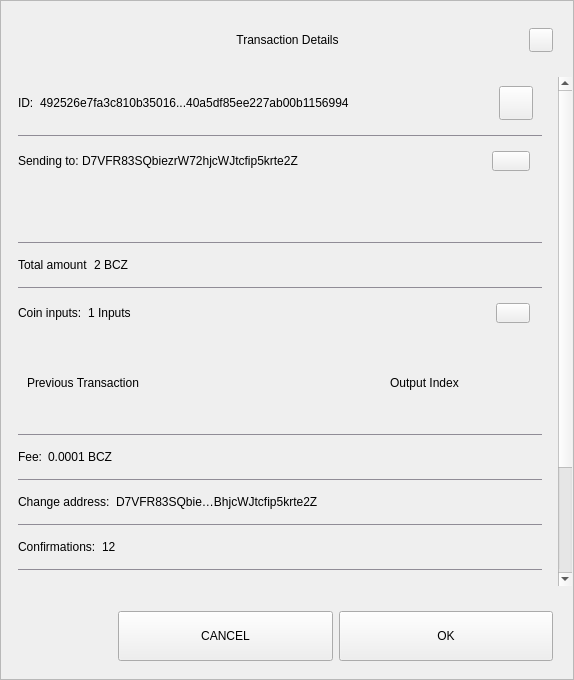
<?xml version="1.0" encoding="UTF-8"?>
<ui version="4.0">
 <class>TxDetailDialog</class>
 <widget class="QWidget" name="TxDetailDialog">
  <property name="geometry">
   <rect>
    <x>0</x>
    <y>0</y>
    <width>574</width>
    <height>680</height>
   </rect>
  </property>
  <property name="sizePolicy">
   <sizepolicy hsizetype="Preferred" vsizetype="Expanding">
    <horstretch>0</horstretch>
    <verstretch>0</verstretch>
   </sizepolicy>
  </property>
  <property name="minimumSize">
   <size>
    <width>574</width>
    <height>500</height>
   </size>
  </property>
  <property name="windowTitle">
   <string>Form</string>
  </property>
  <property name="styleSheet">
   <string notr="true"/>
  </property>
  <layout class="QVBoxLayout" name="verticalLayout_3">
   <property name="spacing">
    <number>0</number>
   </property>
   <property name="leftMargin">
    <number>0</number>
   </property>
   <property name="topMargin">
    <number>0</number>
   </property>
   <property name="rightMargin">
    <number>0</number>
   </property>
   <property name="bottomMargin">
    <number>0</number>
   </property>
   <item>
    <widget class="QFrame" name="frame">
     <property name="sizePolicy">
      <sizepolicy hsizetype="Preferred" vsizetype="Expanding">
       <horstretch>0</horstretch>
       <verstretch>0</verstretch>
      </sizepolicy>
     </property>
     <property name="styleSheet">
      <string notr="true"/>
     </property>
     <property name="frameShape">
      <enum>QFrame::StyledPanel</enum>
     </property>
     <property name="frameShadow">
      <enum>QFrame::Raised</enum>
     </property>
     <layout class="QVBoxLayout" name="verticalLayout">
      <property name="leftMargin">
       <number>0</number>
      </property>
      <property name="rightMargin">
       <number>0</number>
      </property>
      <item>
       <layout class="QHBoxLayout" name="horizontalLayout_3">
        <property name="spacing">
         <number>0</number>
        </property>
        <property name="leftMargin">
         <number>20</number>
        </property>
        <property name="topMargin">
         <number>10</number>
        </property>
        <property name="rightMargin">
         <number>20</number>
        </property>
        <item>
         <spacer name="horizontalSpacer_1">
          <property name="orientation">
           <enum>Qt::Horizontal</enum>
          </property>
          <property name="sizeHint" stdset="0">
           <size>
            <width>40</width>
            <height>20</height>
           </size>
          </property>
         </spacer>
        </item>
        <item>
         <widget class="QLabel" name="labelTitle">
          <property name="minimumSize">
           <size>
            <width>0</width>
            <height>40</height>
           </size>
          </property>
          <property name="maximumSize">
           <size>
            <width>16777215</width>
            <height>40</height>
           </size>
          </property>
          <property name="styleSheet">
           <string notr="true">padding-left:24px;</string>
          </property>
          <property name="text">
           <string>Transaction Details</string>
          </property>
          <property name="alignment">
           <set>Qt::AlignCenter</set>
          </property>
          <property name="margin">
           <number>7</number>
          </property>
         </widget>
        </item>
        <item>
         <spacer name="horizontalSpacer_2">
          <property name="orientation">
           <enum>Qt::Horizontal</enum>
          </property>
          <property name="sizeHint" stdset="0">
           <size>
            <width>40</width>
            <height>20</height>
           </size>
          </property>
         </spacer>
        </item>
        <item>
         <widget class="QPushButton" name="btnEsc">
          <property name="minimumSize">
           <size>
            <width>24</width>
            <height>24</height>
           </size>
          </property>
          <property name="maximumSize">
           <size>
            <width>24</width>
            <height>24</height>
           </size>
          </property>
          <property name="focusPolicy">
           <enum>Qt::NoFocus</enum>
          </property>
          <property name="text">
           <string/>
          </property>
         </widget>
        </item>
       </layout>
      </item>
      <item>
       <spacer name="verticalSpacer">
        <property name="orientation">
         <enum>Qt::Vertical</enum>
        </property>
        <property name="sizeType">
         <enum>QSizePolicy::Fixed</enum>
        </property>
        <property name="sizeHint" stdset="0">
         <size>
          <width>20</width>
          <height>10</height>
         </size>
        </property>
       </spacer>
      </item>
      <item>
       <widget class="QWidget" name="layoutScroll" native="true">
        <property name="minimumSize">
         <size>
          <width>0</width>
          <height>0</height>
         </size>
        </property>
        <layout class="QVBoxLayout" name="verticalLayout_4">
         <property name="leftMargin">
          <number>0</number>
         </property>
         <property name="topMargin">
          <number>0</number>
         </property>
         <property name="rightMargin">
          <number>0</number>
         </property>
         <item>
          <widget class="QScrollArea" name="scrollArea">
           <property name="styleSheet">
            <string notr="true">#scrollArea {
background:transparent;
}</string>
           </property>
           <property name="horizontalScrollBarPolicy">
            <enum>Qt::ScrollBarAlwaysOff</enum>
           </property>
           <property name="sizeAdjustPolicy">
            <enum>QAbstractScrollArea::AdjustIgnored</enum>
           </property>
           <property name="widgetResizable">
            <bool>true</bool>
           </property>
           <property name="alignment">
            <set>Qt::AlignLeading|Qt::AlignLeft|Qt::AlignTop</set>
           </property>
           <widget class="QWidget" name="scrollAreaWidgetContents">
            <property name="geometry">
             <rect>
              <x>0</x>
              <y>0</y>
              <width>556</width>
              <height>672</height>
             </rect>
            </property>
            <property name="autoFillBackground">
             <bool>false</bool>
            </property>
            <property name="styleSheet">
             <string notr="true">#scrollAreaWidgetContents {
background:transparent;
}</string>
            </property>
            <layout class="QVBoxLayout" name="verticalLayout_7">
             <property name="spacing">
              <number>0</number>
             </property>
             <property name="sizeConstraint">
              <enum>QLayout::SetDefaultConstraint</enum>
             </property>
             <property name="leftMargin">
              <number>0</number>
             </property>
             <property name="topMargin">
              <number>0</number>
             </property>
             <property name="rightMargin">
              <number>0</number>
             </property>
             <property name="bottomMargin">
              <number>0</number>
             </property>
             <item>
              <widget class="QWidget" name="content" native="true">
               <layout class="QVBoxLayout" name="verticalLayout_2">
                <property name="leftMargin">
                 <number>16</number>
                </property>
                <property name="topMargin">
                 <number>0</number>
                </property>
                <property name="rightMargin">
                 <number>16</number>
                </property>
                <item>
                 <widget class="QWidget" name="contentID" native="true">
                  <layout class="QHBoxLayout" name="horizontalLayout_12" stretch="0,1,0">
                   <property name="leftMargin">
                    <number>0</number>
                   </property>
                   <item>
                    <widget class="QLabel" name="labelId">
                     <property name="maximumSize">
                      <size>
                       <width>16777215</width>
                       <height>16777215</height>
                      </size>
                     </property>
                     <property name="text">
                      <string>ID:</string>
                     </property>
                    </widget>
                   </item>
                   <item>
                    <widget class="QLabel" name="textId">
                     <property name="text">
                      <string>492526e7fa3c810b35016...40a5df85ee227ab00b1156994</string>
                     </property>
                    </widget>
                   </item>
                   <item>
                    <widget class="QPushButton" name="pushCopy">
                     <property name="minimumSize">
                      <size>
                       <width>34</width>
                       <height>34</height>
                      </size>
                     </property>
                     <property name="maximumSize">
                      <size>
                       <width>34</width>
                       <height>34</height>
                      </size>
                     </property>
                     <property name="focusPolicy">
                      <enum>Qt::NoFocus</enum>
                     </property>
                     <property name="text">
                      <string/>
                     </property>
                     <property name="iconSize">
                      <size>
                       <width>24</width>
                       <height>24</height>
                      </size>
                     </property>
                    </widget>
                   </item>
                  </layout>
                 </widget>
                </item>
                <item>
                 <widget class="QLabel" name="labelDivider9">
                  <property name="maximumSize">
                   <size>
                    <width>16777215</width>
                    <height>1</height>
                   </size>
                  </property>
                  <property name="styleSheet">
                   <string notr="true">background-color:#908c96;</string>
                  </property>
                  <property name="text">
                   <string/>
                  </property>
                 </widget>
                </item>
                <item>
                 <widget class="QWidget" name="contentOutputs" native="true">
                  <layout class="QHBoxLayout" name="horizontalLayout_11" stretch="0,3,0">
                   <property name="spacing">
                    <number>0</number>
                   </property>
                   <property name="leftMargin">
                    <number>0</number>
                   </property>
                   <property name="rightMargin">
                    <number>12</number>
                   </property>
                   <item>
                    <widget class="QLabel" name="labelSend">
                     <property name="maximumSize">
                      <size>
                       <width>16777215</width>
                       <height>16777215</height>
                      </size>
                     </property>
                     <property name="text">
                      <string>Sending to: </string>
                     </property>
                    </widget>
                   </item>
                   <item>
                    <widget class="QLabel" name="textSend">
                     <property name="text">
                      <string>D7VFR83SQbiezrW72hjcWJtcfip5krte2Z </string>
                     </property>
                    </widget>
                   </item>
                   <item>
                    <widget class="QPushButton" name="pushOutputs">
                     <property name="minimumSize">
                      <size>
                       <width>34</width>
                       <height>20</height>
                      </size>
                     </property>
                     <property name="maximumSize">
                      <size>
                       <width>38</width>
                       <height>20</height>
                      </size>
                     </property>
                     <property name="focusPolicy">
                      <enum>Qt::NoFocus</enum>
                     </property>
                     <property name="styleSheet">
                      <string notr="true"/>
                     </property>
                     <property name="text">
                      <string/>
                     </property>
                    </widget>
                   </item>
                  </layout>
                 </widget>
                </item>
                <item>
                 <widget class="QScrollArea" name="outputsScrollArea">
                  <property name="minimumSize">
                   <size>
                    <width>0</width>
                    <height>50</height>
                   </size>
                  </property>
                  <property name="styleSheet">
                   <string notr="true">#outputsScrollArea {
background:transparent;
}</string>
                  </property>
                  <property name="widgetResizable">
                   <bool>true</bool>
                  </property>
                  <widget class="QWidget" name="container_outputs_base">
                   <property name="geometry">
                    <rect>
                     <x>0</x>
                     <y>0</y>
                     <width>522</width>
                     <height>48</height>
                    </rect>
                   </property>
                   <property name="styleSheet">
                    <string notr="true">#container_outputs_base {
background:transparent;
}</string>
                   </property>
                  </widget>
                 </widget>
                </item>
                <item>
                 <widget class="QLabel" name="labelDivider8">
                  <property name="maximumSize">
                   <size>
                    <width>16777215</width>
                    <height>1</height>
                   </size>
                  </property>
                  <property name="styleSheet">
                   <string notr="true">background-color:#908c96;</string>
                  </property>
                  <property name="text">
                   <string/>
                  </property>
                 </widget>
                </item>
                <item>
                 <widget class="QWidget" name="contentAmount" native="true">
                  <layout class="QHBoxLayout" name="horizontalLayout_4" stretch="0,1">
                   <property name="leftMargin">
                    <number>0</number>
                   </property>
                   <item>
                    <widget class="QLabel" name="labelAmount">
                     <property name="maximumSize">
                      <size>
                       <width>16777215</width>
                       <height>16777215</height>
                      </size>
                     </property>
                     <property name="text">
                      <string>Total amount</string>
                     </property>
                    </widget>
                   </item>
                   <item>
                    <widget class="QLabel" name="textAmount">
                     <property name="text">
                      <string>2 BCZ</string>
                     </property>
                    </widget>
                   </item>
                  </layout>
                 </widget>
                </item>
                <item>
                 <widget class="QLabel" name="labelDivider6">
                  <property name="maximumSize">
                   <size>
                    <width>16777215</width>
                    <height>1</height>
                   </size>
                  </property>
                  <property name="styleSheet">
                   <string notr="true">background-color:#908c96;</string>
                  </property>
                  <property name="text">
                   <string/>
                  </property>
                 </widget>
                </item>
                <item>
                 <widget class="QWidget" name="contentInputs" native="true">
                  <layout class="QHBoxLayout" name="horizontalLayout" stretch="0,2,0">
                   <property name="leftMargin">
                    <number>0</number>
                   </property>
                   <property name="rightMargin">
                    <number>12</number>
                   </property>
                   <item>
                    <widget class="QLabel" name="labelInputs">
                     <property name="sizePolicy">
                      <sizepolicy hsizetype="Minimum" vsizetype="Preferred">
                       <horstretch>0</horstretch>
                       <verstretch>0</verstretch>
                      </sizepolicy>
                     </property>
                     <property name="maximumSize">
                      <size>
                       <width>16777215</width>
                       <height>16777215</height>
                      </size>
                     </property>
                     <property name="text">
                      <string>Coin inputs:</string>
                     </property>
                    </widget>
                   </item>
                   <item>
                    <widget class="QLabel" name="textInputs">
                     <property name="text">
                      <string>1 Inputs</string>
                     </property>
                    </widget>
                   </item>
                   <item>
                    <widget class="QPushButton" name="pushInputs">
                     <property name="maximumSize">
                      <size>
                       <width>34</width>
                       <height>20</height>
                      </size>
                     </property>
                     <property name="focusPolicy">
                      <enum>Qt::NoFocus</enum>
                     </property>
                     <property name="styleSheet">
                      <string notr="true"/>
                     </property>
                     <property name="text">
                      <string/>
                     </property>
                    </widget>
                   </item>
                  </layout>
                 </widget>
                </item>
                <item>
                 <widget class="QFrame" name="gridInputs">
                  <property name="sizePolicy">
                   <sizepolicy hsizetype="Preferred" vsizetype="MinimumExpanding">
                    <horstretch>0</horstretch>
                    <verstretch>0</verstretch>
                   </sizepolicy>
                  </property>
                  <property name="minimumSize">
                   <size>
                    <width>0</width>
                    <height>90</height>
                   </size>
                  </property>
                  <layout class="QGridLayout" name="gridLayoutInput" columnstretch="5,2" rowminimumheight="0">
                   <property name="sizeConstraint">
                    <enum>QLayout::SetMaximumSize</enum>
                   </property>
                   <property name="verticalSpacing">
                    <number>0</number>
                   </property>
                   <item row="0" column="0" alignment="Qt::AlignLeft">
                    <widget class="QLabel" name="labelTitlePrevTx">
                     <property name="text">
                      <string>Previous Transaction</string>
                     </property>
                    </widget>
                   </item>
                   <item row="0" column="1" alignment="Qt::AlignLeft">
                    <widget class="QLabel" name="labelOutputIndex">
                     <property name="text">
                      <string>Output Index</string>
                     </property>
                     <property name="alignment">
                      <set>Qt::AlignCenter</set>
                     </property>
                    </widget>
                   </item>
                  </layout>
                 </widget>
                </item>
                <item>
                 <widget class="QLabel" name="labelDivider1">
                  <property name="maximumSize">
                   <size>
                    <width>16777215</width>
                    <height>1</height>
                   </size>
                  </property>
                  <property name="styleSheet">
                   <string notr="true">background-color:#908c96;</string>
                  </property>
                  <property name="text">
                   <string/>
                  </property>
                 </widget>
                </item>
                <item>
                 <widget class="QWidget" name="contentFee" native="true">
                  <layout class="QHBoxLayout" name="horizontalLayout_7" stretch="0,1">
                   <property name="leftMargin">
                    <number>0</number>
                   </property>
                   <item>
                    <widget class="QLabel" name="labelFee">
                     <property name="maximumSize">
                      <size>
                       <width>16777215</width>
                       <height>16777215</height>
                      </size>
                     </property>
                     <property name="text">
                      <string>Fee:</string>
                     </property>
                    </widget>
                   </item>
                   <item>
                    <widget class="QLabel" name="textFee">
                     <property name="text">
                      <string>0.0001 BCZ</string>
                     </property>
                    </widget>
                   </item>
                  </layout>
                 </widget>
                </item>
                <item>
                 <widget class="QLabel" name="labelDivider2">
                  <property name="maximumSize">
                   <size>
                    <width>16777215</width>
                    <height>1</height>
                   </size>
                  </property>
                  <property name="styleSheet">
                   <string notr="true">background-color:#908c96;</string>
                  </property>
                  <property name="text">
                   <string/>
                  </property>
                 </widget>
                </item>
                <item>
                 <widget class="QWidget" name="contentChangeAddress" native="true">
                  <layout class="QHBoxLayout" name="horizontalLayout_6" stretch="0,1">
                   <property name="leftMargin">
                    <number>0</number>
                   </property>
                   <item>
                    <widget class="QLabel" name="labelChange">
                     <property name="maximumSize">
                      <size>
                       <width>16777215</width>
                       <height>16777215</height>
                      </size>
                     </property>
                     <property name="text">
                      <string>Change address:</string>
                     </property>
                    </widget>
                   </item>
                   <item>
                    <widget class="QLabel" name="textChange">
                     <property name="text">
                      <string>D7VFR83SQbie…BhjcWJtcfip5krte2Z </string>
                     </property>
                    </widget>
                   </item>
                  </layout>
                 </widget>
                </item>
                <item>
                 <widget class="QLabel" name="labelDivider4">
                  <property name="maximumSize">
                   <size>
                    <width>16777215</width>
                    <height>1</height>
                   </size>
                  </property>
                  <property name="styleSheet">
                   <string notr="true">background-color:#908c96;</string>
                  </property>
                  <property name="text">
                   <string/>
                  </property>
                 </widget>
                </item>
                <item>
                 <widget class="QWidget" name="contentConfirmations" native="true">
                  <layout class="QHBoxLayout" name="horizontalLayout_8" stretch="0,1">
                   <property name="leftMargin">
                    <number>0</number>
                   </property>
                   <item>
                    <widget class="QLabel" name="labelConfirmations">
                     <property name="maximumSize">
                      <size>
                       <width>16777215</width>
                       <height>16777215</height>
                      </size>
                     </property>
                     <property name="text">
                      <string>Confirmations:</string>
                     </property>
                    </widget>
                   </item>
                   <item>
                    <widget class="QLabel" name="textConfirmations">
                     <property name="text">
                      <string>12</string>
                     </property>
                    </widget>
                   </item>
                  </layout>
                 </widget>
                </item>
                <item>
                 <widget class="QLabel" name="labelDivider7">
                  <property name="maximumSize">
                   <size>
                    <width>16777215</width>
                    <height>1</height>
                   </size>
                  </property>
                  <property name="styleSheet">
                   <string notr="true">background-color:#908c96;</string>
                  </property>
                  <property name="text">
                   <string/>
                  </property>
                 </widget>
                </item>
                <item>
                 <widget class="QWidget" name="contentSize" native="true">
                  <layout class="QHBoxLayout" name="horizontalLayout_9" stretch="0,1">
                   <property name="leftMargin">
                    <number>0</number>
                   </property>
                   <item>
                    <widget class="QLabel" name="labelSize">
                     <property name="maximumSize">
                      <size>
                       <width>16777215</width>
                       <height>16777215</height>
                      </size>
                     </property>
                     <property name="text">
                      <string>Size:</string>
                     </property>
                    </widget>
                   </item>
                   <item>
                    <widget class="QLabel" name="textSize">
                     <property name="text">
                      <string>2 kB</string>
                     </property>
                    </widget>
                   </item>
                  </layout>
                 </widget>
                </item>
                <item>
                 <widget class="QLabel" name="labelDivider3">
                  <property name="maximumSize">
                   <size>
                    <width>16777215</width>
                    <height>1</height>
                   </size>
                  </property>
                  <property name="styleSheet">
                   <string notr="true">background-color:#908c96;</string>
                  </property>
                  <property name="text">
                   <string/>
                  </property>
                 </widget>
                </item>
                <item>
                 <widget class="QWidget" name="contentDate" native="true">
                  <layout class="QHBoxLayout" name="horizontalLayout_5" stretch="0,1">
                   <property name="leftMargin">
                    <number>0</number>
                   </property>
                   <item>
                    <widget class="QLabel" name="labelDate">
                     <property name="maximumSize">
                      <size>
                       <width>16777215</width>
                       <height>16777215</height>
                      </size>
                     </property>
                     <property name="text">
                      <string>Date:</string>
                     </property>
                    </widget>
                   </item>
                   <item>
                    <widget class="QLabel" name="textDate">
                     <property name="text">
                      <string>May 25, 2017</string>
                     </property>
                    </widget>
                   </item>
                  </layout>
                 </widget>
                </item>
                <item>
                 <widget class="QLabel" name="labelDivider5">
                  <property name="maximumSize">
                   <size>
                    <width>16777215</width>
                    <height>1</height>
                   </size>
                  </property>
                  <property name="styleSheet">
                   <string notr="true">background-color:#908c96;</string>
                  </property>
                  <property name="text">
                   <string/>
                  </property>
                 </widget>
                </item>
                <item>
                 <widget class="QWidget" name="contentStatus" native="true">
                  <layout class="QHBoxLayout" name="horizontalLayout_10" stretch="0,1">
                   <property name="leftMargin">
                    <number>0</number>
                   </property>
                   <item>
                    <widget class="QLabel" name="labelStatus">
                     <property name="maximumSize">
                      <size>
                       <width>16777215</width>
                       <height>16777215</height>
                      </size>
                     </property>
                     <property name="text">
                      <string>Status:</string>
                     </property>
                    </widget>
                   </item>
                   <item>
                    <widget class="QLabel" name="textStatus">
                     <property name="text">
                      <string>Spendable</string>
                     </property>
                    </widget>
                   </item>
                  </layout>
                 </widget>
                </item>
                <item>
                 <spacer name="verticalSpacer_2">
                  <property name="orientation">
                   <enum>Qt::Vertical</enum>
                  </property>
                  <property name="sizeType">
                   <enum>QSizePolicy::Expanding</enum>
                  </property>
                  <property name="sizeHint" stdset="0">
                   <size>
                    <width>20</width>
                    <height>10</height>
                   </size>
                  </property>
                 </spacer>
                </item>
                <item>
                 <widget class="QLabel" name="labelWarning">
                  <property name="text">
                   <string>TextLabel</string>
                  </property>
                  <property name="alignment">
                   <set>Qt::AlignCenter</set>
                  </property>
                 </widget>
                </item>
               </layout>
              </widget>
             </item>
            </layout>
           </widget>
          </widget>
         </item>
        </layout>
       </widget>
      </item>
      <item>
       <widget class="QWidget" name="containerButtons" native="true">
        <layout class="QHBoxLayout" name="horizontalLayout1" stretch="1,2,2">
         <property name="leftMargin">
          <number>10</number>
         </property>
         <property name="rightMargin">
          <number>20</number>
         </property>
         <item>
          <spacer name="horizontalSpacer_3">
           <property name="orientation">
            <enum>Qt::Horizontal</enum>
           </property>
           <property name="sizeHint" stdset="0">
            <size>
             <width>40</width>
             <height>20</height>
            </size>
           </property>
          </spacer>
         </item>
         <item>
          <widget class="QPushButton" name="btnCancel">
           <property name="minimumSize">
            <size>
             <width>200</width>
             <height>50</height>
            </size>
           </property>
           <property name="focusPolicy">
            <enum>Qt::NoFocus</enum>
           </property>
           <property name="text">
            <string>CANCEL</string>
           </property>
          </widget>
         </item>
         <item>
          <widget class="QPushButton" name="btnSave">
           <property name="minimumSize">
            <size>
             <width>200</width>
             <height>50</height>
            </size>
           </property>
           <property name="focusPolicy">
            <enum>Qt::NoFocus</enum>
           </property>
           <property name="text">
            <string>OK</string>
           </property>
          </widget>
         </item>
        </layout>
       </widget>
      </item>
     </layout>
    </widget>
   </item>
  </layout>
 </widget>
 <resources/>
 <connections/>
</ui>
